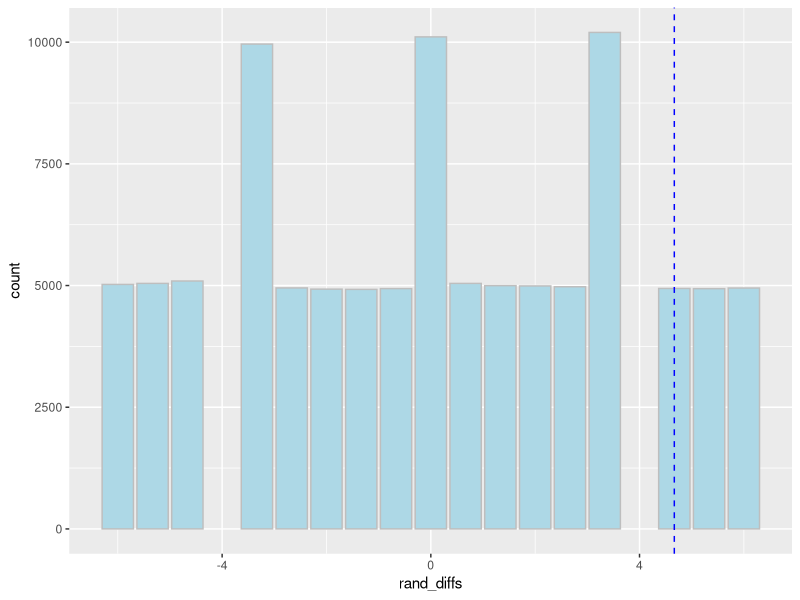
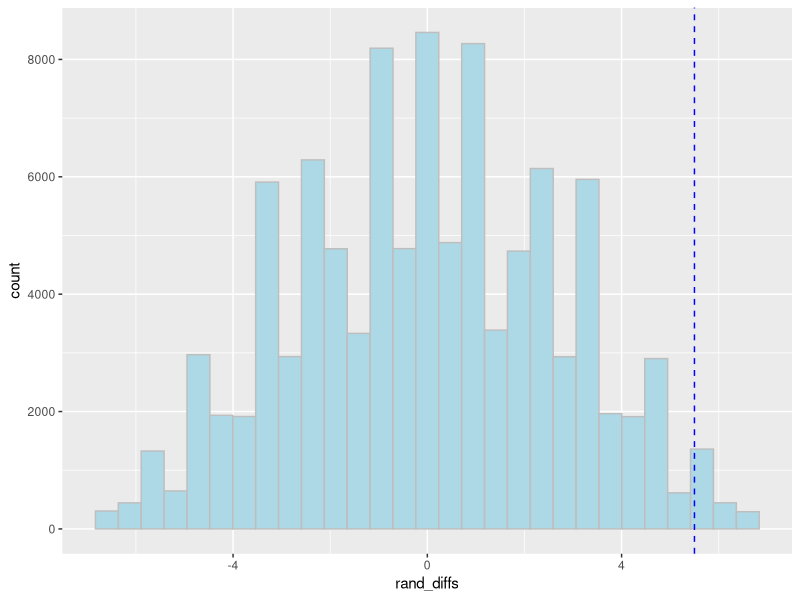

Write the R code that produced these figures, in order.
## ---- chunk 1
knitr::opts_chunk$set(message = FALSE, warning = FALSE, comment = NA)
## ---- chunk 2
library(tidyverse)
## ---- chunk 3
data <- tibble(treatment = rep(c("Drug", "Control"), each = 3),
               maze_time = c(30, 25, 20, 18, 21, 22))
data
## ---- chunk 4
summ <- data %>% 
  group_by(treatment) %>% 
  summarize(n    = n(),
            xbar = mean(maze_time),
            s    = sd(maze_time))

summ

obs_diff <- diff(summ$xbar) # diff function operates on a vector, takes the 2nd value - 1st value... producing xbar_d - xbar_c

sprintf("The observed mean difference (xbar_D - xbar_C) is %1.2f seconds.", obs_diff) # the observed difference is from the actual data, will be our test statistic
## ---- chunk 5
sprintf("The number of possible unique regroupings for the data is %d.", choose(6, 3))
## ---- chunk 6
set.seed(1)

simdata <- pull(data, maze_time)
total_n <- length(simdata)
group_n <- summ$n[2]

N_sims <- 10^5-1

rand_diffs <- numeric(N_sims)

for(i in 1:N_sims) {
  index <- sample(total_n, group_n)
  rand_diffs[i] <- mean(simdata[index]) - mean(simdata[-index])
}
## ---- chunk 7
ggplot(NULL, aes(x = rand_diffs)) +
  geom_bar(color = "gray", fill = "lightblue") +
  geom_vline(xintercept = obs_diff, color = "blue", linetype = "dashed")
## ---- chunk 8
alpha <- .05
pvalue.upper <- (sum(rand_diffs >= obs_diff) + 1)/(N_sims + 1)
sprintf("The p-value for Ho: mu_D = mu_C vs. Ha: mu_D > mu_C is %1.5f.", pvalue.upper)
ifelse(pvalue.upper <= alpha, sprintf("Reject Ho."), sprintf("Do not reject Ho."))
## ---- chunk 9
newdata <- tibble(treatment = rep(c("Drug", "Control"), each = 6),
                  maze_time = c(25, 33, 24, 28, 18, 22, 18, 17, 22, 20, 18, 22))
newdata
## ---- chunk 10
summ <- newdata %>% 
  group_by(treatment) %>% 
  summarize(n    = n(),
            xbar = mean(maze_time),
            s    = sd(maze_time))

summ

obs_diff <- diff(summ$xbar)

sprintf("The observed mean difference (xbar_D - xbar_C) is %1.2f seconds.", obs_diff)
## ---- chunk 11
sprintf("The number of possible unique regroupings for the data is %d.", choose(12, 6))
## ---- chunk 12
simdata <- pull(newdata, maze_time)
total_n <- length(simdata)
group_n <- summ$n[2]

N_sims <- 10^5-1

rand_diffs <- numeric(N_sims)

for(i in 1:N_sims) {
  index <- sample(total_n, group_n)
  rand_diffs[i] <- mean(simdata[index]) - mean(simdata[-index])
}
## ---- chunk 13
ggplot(NULL, aes(x = rand_diffs)) +
  geom_histogram(color = "gray", fill = "lightblue") +
  geom_vline(xintercept = obs_diff, color = "blue", linetype = "dashed")
## ---- chunk 14
alpha <- .05
pvalue.upper <- (sum(rand_diffs >= obs_diff) + 1)/(N_sims + 1)
sprintf("The p-value for Ho: mu_D = mu_C vs. Ha: mu_D > mu_C is %1.5f.", pvalue.upper)
ifelse(pvalue.upper <= alpha, sprintf("Reject Ho."), sprintf("Do not reject Ho."))
